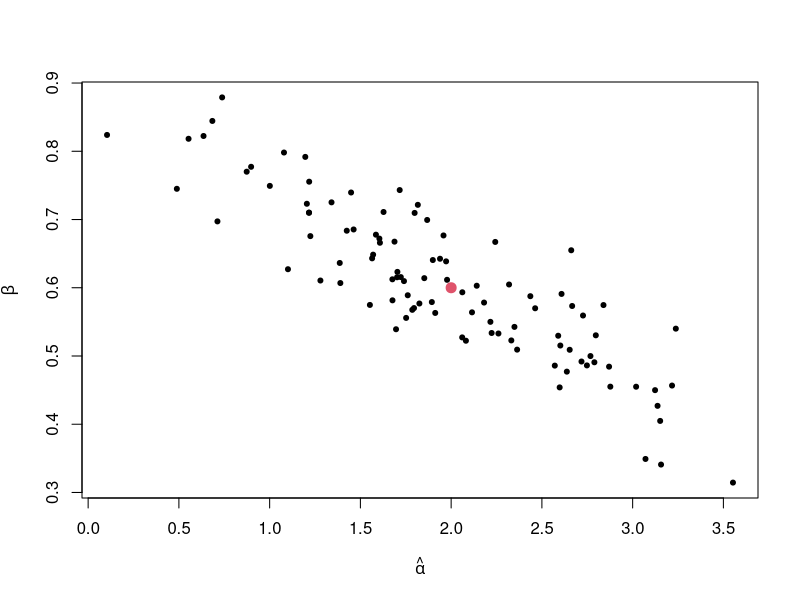
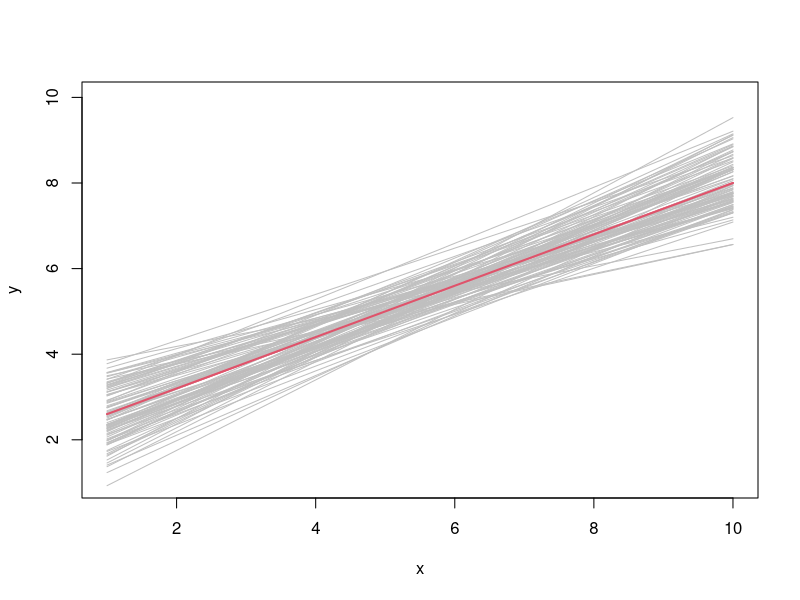

The R source for these figures, in order:
## ---- chunk 1
x=seq(1,10)
sigma=1
alpha=2
beta=0.6

Z=matrix(1,ncol=2,nrow=10)
Z[,2]=x

W=solve(t(Z)%*%Z)%*%t(Z)

LSE_beta=matrix(0,ncol=2,nrow=100)

for(i in 1:100)
{
  y=rnorm(10,alpha+beta*x,sigma)
  beta_est=W%*%y
  LSE_beta[i,]=beta_est
}

plot(LSE_beta[,1],LSE_beta[,2],xlab=expression(hat(alpha)),ylab=expression(hat(beta)),pch=20)
points(2,0.6,col=2,pch=20,cex=2)
## ---- chunk 2
plot(x,alpha+beta*x,xlab="x",ylab="y",type="l",col=2,lwd=2,ylim=c(1,10))
for(i in 1:100) lines(x,LSE_beta[i,1]+LSE_beta[i,2]*x,col="grey75")
lines(x,alpha+beta*x,col=2,lwd=2)
## ---- chunk 3
#
# Question 2 setup
#

set.seed(415837)

n=sample(seq(6,9),1,replace=T)

muM=rnorm(1,70,10)
sigM=sample(seq(3,8),1,replace=T)

x=round(rnorm(n,muM,sigM),0)

beta0=runif(1,10,20)
beta1=runif(1,0.6,0.9)

muY=beta0+beta1*x
sigY=sample(seq(3,8),1,replace=T)
y=round(rnorm(n,muY,sigY),0)

midx=round(rnorm(1,muM,sigM),0)
